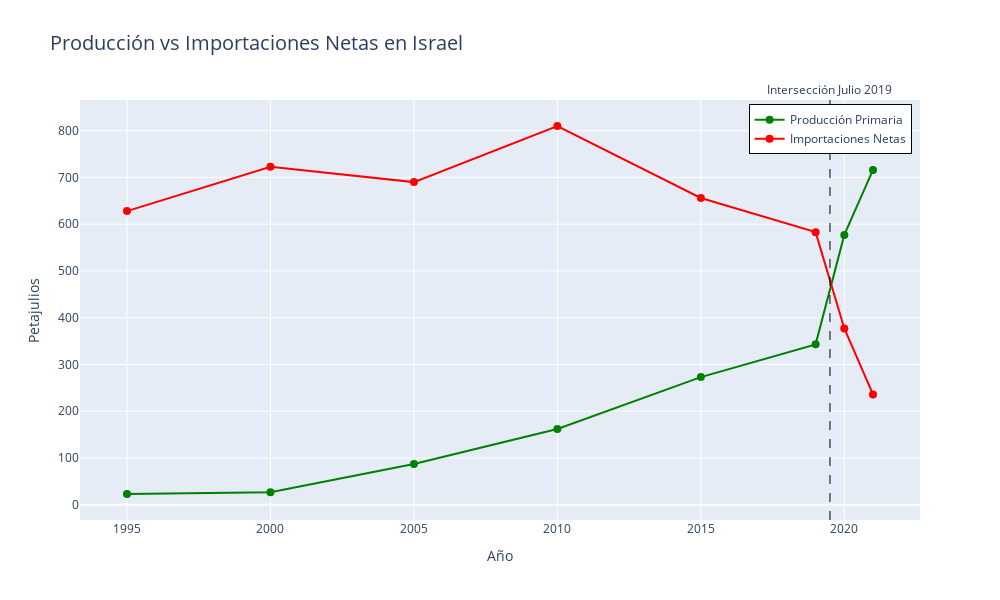

The notebook cell saved with this chart:
### Code cell
# Comparación: Producción vs Importaciones Netas
pais_produccion = pais_data[pais_data['Series'] == 'Primary energy production (petajoules)']
pais_importaciones = pais_data[pais_data['Series'] == 'Net imports [Imports - Exports - Bunkers] (petajoules)']

fig4 = go.Figure()

# Agregar línea de producción
fig4.add_trace(go.Scatter(
    x=pais_produccion['Year'], 
    y=pais_produccion['Value'],
    mode='lines+markers',
    name='Producción Primaria',
    line=dict(color='green', width=2),
    marker=dict(size=8)
))

# Agregar línea de importaciones netas
fig4.add_trace(go.Scatter(
    x=pais_importaciones['Year'], 
    y=pais_importaciones['Value'],
    mode='lines+markers',
    name='Importaciones Netas',
    line=dict(color='red', width=2),
    marker=dict(size=8)
))

# Linea vertical en el año interseccion
año_interseccion = 2019.5 
fig4.add_vline(
    x=año_interseccion, 
    line_dash="dash", 
    line_color="black",
    line_width=1,
    annotation_text=f"Intersección Julio 2019",  
    annotation_position="top"
)

fig4.update_layout(
    height=600,
    width=1000,
    title_text=f"Producción vs Importaciones Netas en {pais}",
    title_font_size=20,
    xaxis_title="Año",
    yaxis_title="Petajulios",
    legend=dict(
        orientation="v",
        yanchor="top",
        y=0.99,
        xanchor="right",
        x=0.99,
        bordercolor="Black",
        borderwidth=1
    ),
    hovermode='x unified'
)

fig4.show()

### Figure 1 — Plotly figure (JSON) as saved in the notebook; plotly's stock layout.template omitted (floating-point values rounded to 4 significant figures)
{"data": [{"line": {"color": "green", "width": 2}, "marker": {"size": 8}, "mode": "lines+markers", "name": "Producción Primaria", "type": "scatter", "x": [1995, 2000, 2005, 2010, 2015, 2019, 2020, 2021], "y": [23.0, 27.0, 87.0, 162.0, 273.0, 343.0, 577.0, 716.0]}, {"line": {"color": "red", "width": 2}, "marker": {"size": 8}, "mode": "lines+markers", "name": "Importaciones Netas", "type": "scatter", "x": [1995, 2000, 2005, 2010, 2015, 2019, 2020, 2021], "y": [628.0, 723.0, 690.0, 810.0, 656.0, 583.0, 377.0, 236.0]}], "layout": {"annotations": [{"showarrow": false, "text": "Intersección Julio 2019", "x": 2020.0, "xanchor": "center", "xref": "x", "y": 1, "yanchor": "bottom", "yref": "y domain"}], "height": 600, "hovermode": "x unified", "legend": {"bordercolor": "Black", "borderwidth": 1, "orientation": "v", "x": 0.99, "xanchor": "right", "y": 0.99, "yanchor": "top"}, "shapes": [{"line": {"color": "black", "dash": "dash", "width": 1}, "type": "line", "x0": 2020.0, "x1": 2020.0, "xref": "x", "y0": 0, "y1": 1, "yref": "y domain"}], "title": {"font": {"size": 20}, "text": "Producción vs Importaciones Netas en Israel"}, "width": 1000, "xaxis": {"title": {"text": "Año"}}, "yaxis": {"title": {"text": "Petajulios"}}}}
